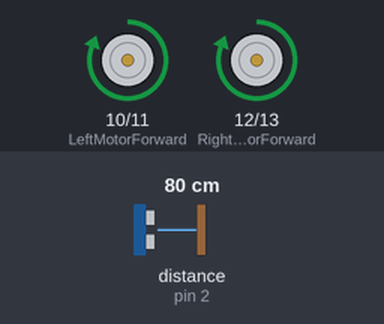
The sketch below on a simulated Arduino Uno, built with avr-gcc and run on an emulated ATmega328P. Parts: motor-driver pin pairs drawn as motors (green arrow = first pin HIGH = forward, orange = second pin HIGH = backward, longer = more drive). The test bench sets the inputs (shaded band); at power-on: distance to the obstacle (sensor on pin 2) 80 cm. The echo pulse lasts 58.3 µs per cm; random numbers use the default seed unless the sketch sets one.

Above: at 2.2 s.
2.3 s: distance to the obstacle (sensor on pin 2) set to 23 cm
3.8 s: distance to the obstacle (sensor on pin 2) set to 18 cm
At 4.46 s:
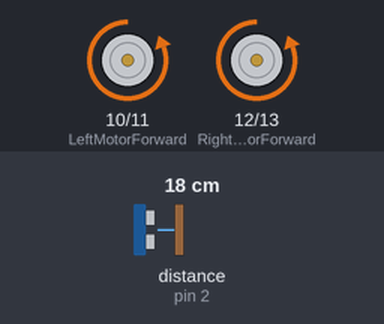
At 5.4 s:
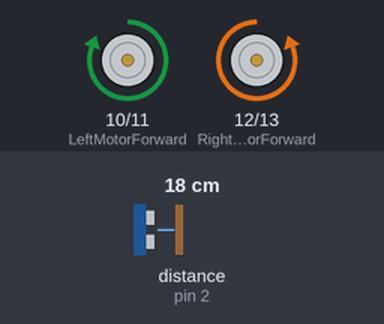
6.8 s: distance to the obstacle (sensor on pin 2) set to 35 cm
8.9 s: distance to the obstacle (sensor on pin 2) set to 2 cm
At 11.8 s:
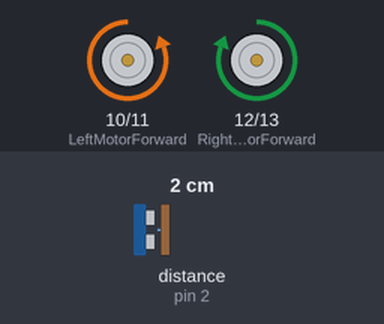
11.9 s: distance to the obstacle (sensor on pin 2) set to 60 cm
Timing chart, 0 to 14.9 s (numbered marks = the images above; inputs shaded):
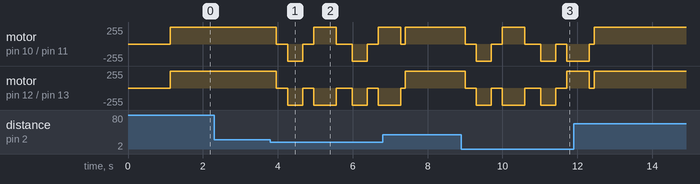

Measured:
- the behaviour switches between 21 and 20 cm on distance to the obstacle (sensor on pin 2) (found by bisection; images 0 and 1)
- after the input at 2.3 s, every drawn part: stays the same

The sketch:

sampleObNav.ino
```cpp
#include <NewPing.h>


const int LeftMotorForward = 10;
const int LeftMotorBackward = 11;
const int RightMotorForward = 12;
const int RightMotorBackward = 13;


#define trig_pin 3
#define echo_pin 2

#define maximum_distance 200
boolean goesForward = false;
int distance = 100;

NewPing sonar(trig_pin, echo_pin, maximum_distance);

void setup() {

  pinMode(RightMotorForward, OUTPUT);
  pinMode(LeftMotorForward, OUTPUT);
  pinMode(LeftMotorBackward, OUTPUT);
  pinMode(RightMotorBackward, OUTPUT);


  delay(1000);
  distance = readPing();
}

void loop() {
  delay(50);

  if (distance <= 20) {
    moveStop();
    delay(300);
    moveBackward();
    delay(400);
    moveStop();
    delay(300);
    turnRandom();
  } else {
    moveForward();
  }

  distance = readPing();
}


int readPing() {
  delay(70);
  int cm = sonar.ping_cm();
  if (cm == 0) {
    cm = 250;
  }
  return cm;
}


void moveStop() {
  digitalWrite(RightMotorForward, LOW);
  digitalWrite(LeftMotorForward, LOW);
  digitalWrite(RightMotorBackward, LOW);
  digitalWrite(LeftMotorBackward, LOW);
}


void moveForward() {
  if (!goesForward) {
    goesForward = true;
    digitalWrite(LeftMotorForward, HIGH);
    digitalWrite(RightMotorForward, HIGH);
    digitalWrite(LeftMotorBackward, LOW);
    digitalWrite(RightMotorBackward, LOW);
  }
}


void moveBackward() {
  goesForward = false;
  digitalWrite(LeftMotorBackward, HIGH);
  digitalWrite(RightMotorBackward, HIGH);
  digitalWrite(LeftMotorForward, LOW);
  digitalWrite(RightMotorForward, LOW);
}


void turnRandom() {
  int randomDirection = random(0, 2);

  if (randomDirection == 0) {
    turnLeft();
  } else {
    turnRight();
  }
}


void turnRight() {
  digitalWrite(LeftMotorForward, HIGH);
  digitalWrite(RightMotorBackward, HIGH);
  digitalWrite(LeftMotorBackward, LOW);
  digitalWrite(RightMotorForward, LOW);

  delay(600);
  moveStop();
}


void turnLeft() {
  digitalWrite(LeftMotorBackward, HIGH);
  digitalWrite(RightMotorForward, HIGH);
  digitalWrite(LeftMotorForward, LOW);
  digitalWrite(RightMotorBackward, LOW);

  delay(600);
  moveStop();
}
```
